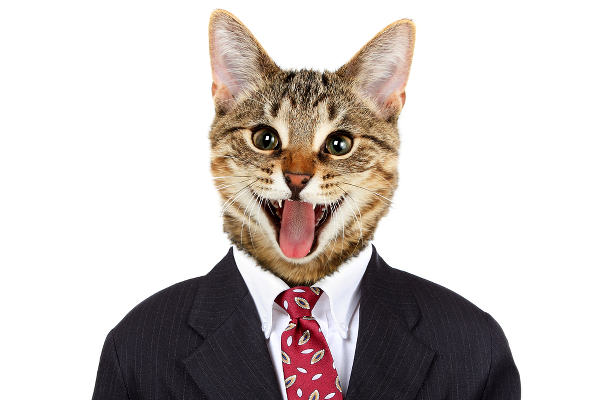
#> input picture assets/cat.jpg, 600 x 400 px
$ jupyter execute image_processing.ipynb   (shell and % lines are left out)   (older library calls are emulated)
#> lines starting #> are read from the running program, lines starting #| are printed output that depends on the picture; long printed decimals are rounded
## Image processing

In previous examples we just use tensorflow MNIST module, so we don't have to worry about how to implement next_batch or how to load images and labels etc.. Of course tensorflow provide some API that load other dataset such as CIFAR-10, FLOWER...<br>
But sometimes (or usually) we need to train network using other dataset. In that case we have to build our custom dataset library or function.

In this notebook I'll give some wrapper function that,

1. Load images using path or url.
2. How to preprocess images.
3. How to generate next batch.

## Load images

In python, there are image processing libraries such as PIL(Python Image Library?), scikit-image or you can use Caffe library that generally used in deep learning. But I prefer scikit-image (also inside pyCaffe that python wrapper of Caffe use scikit-image), so in this notebook I'll explain using scikit-image (a.k.a skimage)

[cell 1]
import skimage.io
import numpy as np

# actually this function is based on caffe.io :)
def load_image(filename, color=True):

#> called with filename = '../assets/cat.jpg', color = True
    img = skimage.img_as_float(skimage.io.imread(filename,
        as_grey=not color)).astype(np.float32)
#| (400, 600, 3)
    # in case image is grey-scale
    if img.ndim == 2:
        img = img[:, :, np.newaxis]
        # if color
        # then convert grey-scale into RGB scale
        if color:
            img = np.tile(img, (1, 1, 3))
    # in case image channels are RGBA, ignore A(transparency)
    elif img.shape[2] == 4:
        img = img[:, :, :3]
    return img

im = load_image("../assets/cat.jpg")
skimage.io.imshow(im)

## Preprocess images - 1

If you input images into CNN or NN, input size(height, width) must be same. So we have to resize images. Also we can easily do this process using skimage.<br>
Umm.. also this code is from `caffe.io` so if you dont understand how this works, just use it! But basic idea is simple. there is a function `skimage.transform.resize` and we just call this function. But in `caffe.io` to handle exceptions code is little bit complicated.

[cell 2]
from skimage.transform import resize

def resize_image(im, new_dims, interp_order=1):

#> called with new_dims = (256, 256), interp_order = 1
    if im.shape[-1] == 1 or im.shape[-1] == 3:
        im_min, im_max = im.min(), im.max()
#> im_min = 0; im_max = 1
        if im_max > im_min:
            # skimage is fast but only understands {1,3} channel images
            # in [0, 1].
            im_std = (im - im_min) / (im_max - im_min)
            resized_std = resize(im_std, new_dims, order=interp_order)
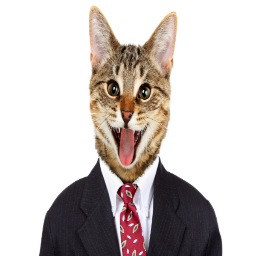
#> resized_std: shape (256, 256, 3) float32; mean R, G, B 0.803, 0.773, 0.763
            resized_im = resized_std * (im_max - im_min) + im_min
        else:
            # the image is a constant -- avoid divide by 0
            ret = np.empty((new_dims[0], new_dims[1], im.shape[-1]),
                           dtype=np.float32)
            ret.fill(im_min)
            return ret
    else:
        # ndimage interpolates anything but more slowly.
        scale = tuple(np.array(new_dims, dtype=float) / np.array(im.shape[:2]))
        resized_im = zoom(im, scale + (1,), order=interp_order)
    return resized_im.astype(np.float32)

im = load_image("../assets/cat.jpg")
print(im.shape)
im = resize_image(im, (256, 256))
print(im.shape)
#| (256, 256, 3)
#| [204.703 197.2788  194.588]

## Preprocess images - 2

If you use pre-trained network, you must normalize images. If not performance is very worse. Idea is simple, some researchers get average channel values using imagenet training dataset(maybe almost 1M images), so we just sub each channel using average channel value.

Below function `load_and_preprocess_image` does entire basic preprocessing that resizing image using `resize_side` args, and substract with `MEAN_VALUE`. Note that `MEAN_VALUE[0]` is R channel, `MEAN_VALUE[1]` is G and `MEAN_VALUE[2]` is B channel.

Also note that when we load images using `skimage.io.imread`, range of pixel value is [0, 1). But most of pre-trained network assume input range is [0, 255) so we have to rescale pixel range by multiply 255 in all images.

[cell 3]
def load_and_preprocess_image( path,
                               resize_dim=None ):

#> called with path = '../assets/cat.jpg'
    MEAN_VALUE = np.array([123.68, 116.779, 103.939])

    im = load_image(path)
    if not resize_dim is None:
        im = resize_image(im, resize_dim)

    im *= 255
    im -= MEAN_VALUE

    return im

im = load_image("../assets/cat.jpg")
print(np.mean(im, axis=(0, 1))*255)
im = load_and_preprocess_image("../assets/cat.jpg")
print(np.mean(im, axis=(0, 1)))
#| [81.052 80.361 90.8266 ]

## BGR? RGB?

**REALLY IMPORTANT** most of pre-trained model is based on `Caffe`, and Caffe (not pyCaffe) use OpenCV when load and preprocess image. AND **OPENCV USE BGR CHANNEL**. BUT, skimage use RGB Channel so you have to swap axis when you use caffe version of pre-trained model, just like below code (this is naive version).

```python
# convert RGB -> BGR (caffe use openCV and openCV use BGR default)
bgr = np.empty((3, height, width))
bgr[0] = img[2]
bgr[1] = img[1]
bgr[2] = img[0]
```

But I don't know why, when you use tensorflow-silm pre-trained model, this model use RGB channel not BGR. So in most case you use BGR, but when you use tensorflow-slim pre-trained model just use RGB.

## Generate batch data

There are plenty of method about it, but below code is part of my code that I usually use.

[cell 4]
def next_batch( data,
                indices,
                resize_dim=None):
    """
    Args
      data: python list type that contain image path (or url).
            e.g. [image_path1, image_path2 ...]
      indices: numpy array that contain indices of next batch
               when we have to randomly select batch, indices must be choosen randomly,
               but in case select sequentially, vice versa.
      resize_dim: image size. must be [H, W] shape. image resize using resize_dim args.
    """

    bimg = np.empty((len(indices), resize_dim[0], resize_dim[1], 3))
    for i, index in enumerate(indices):
        bimg[i] = load_and_preprocess_image(data[index], resize_dim)
#> call 2 of resize_image, with new_dims = (224, 224), interp_order = 1
#> in resize_image (call 2), `resized_std = resize(im_std, new_dims, order=interp_order)`:
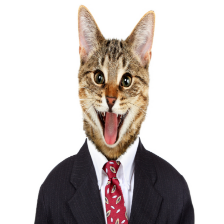
#> resized_std: shape (224, 224, 3) float32; mean R, G, B 0.803, 0.773, 0.763
#> pass 2 of the loop in next_batch, `for i, index in enumerate(indices):`:
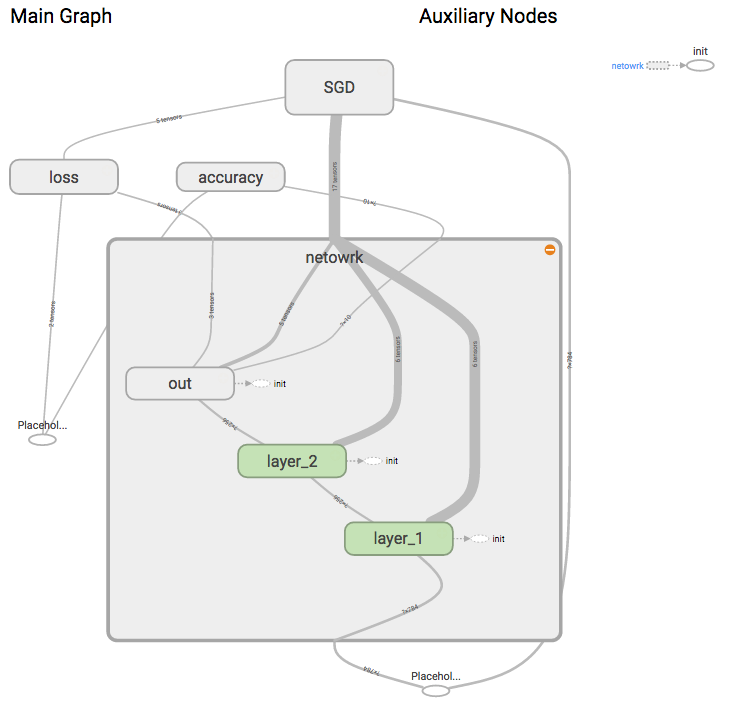
#> input picture assets/graph.png, 742 x 703 px
#> in resize_image (call 3), `resized_std = resize(im_std, new_dims, order=interp_order)`:
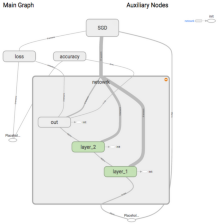
#> resized_std: shape (224, 224, 3) float32; mean R, G, B 0.957, 0.958, 0.956
#> in load_and_preprocess_image (call 3), `im -= MEAN_VALUE`:
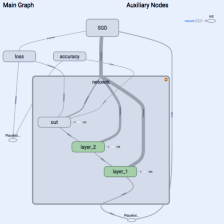
#> im: shape (224, 224, 3) float32; mean R, G, B 120.3, 127.5, 139.8; drawn with min black and max white
